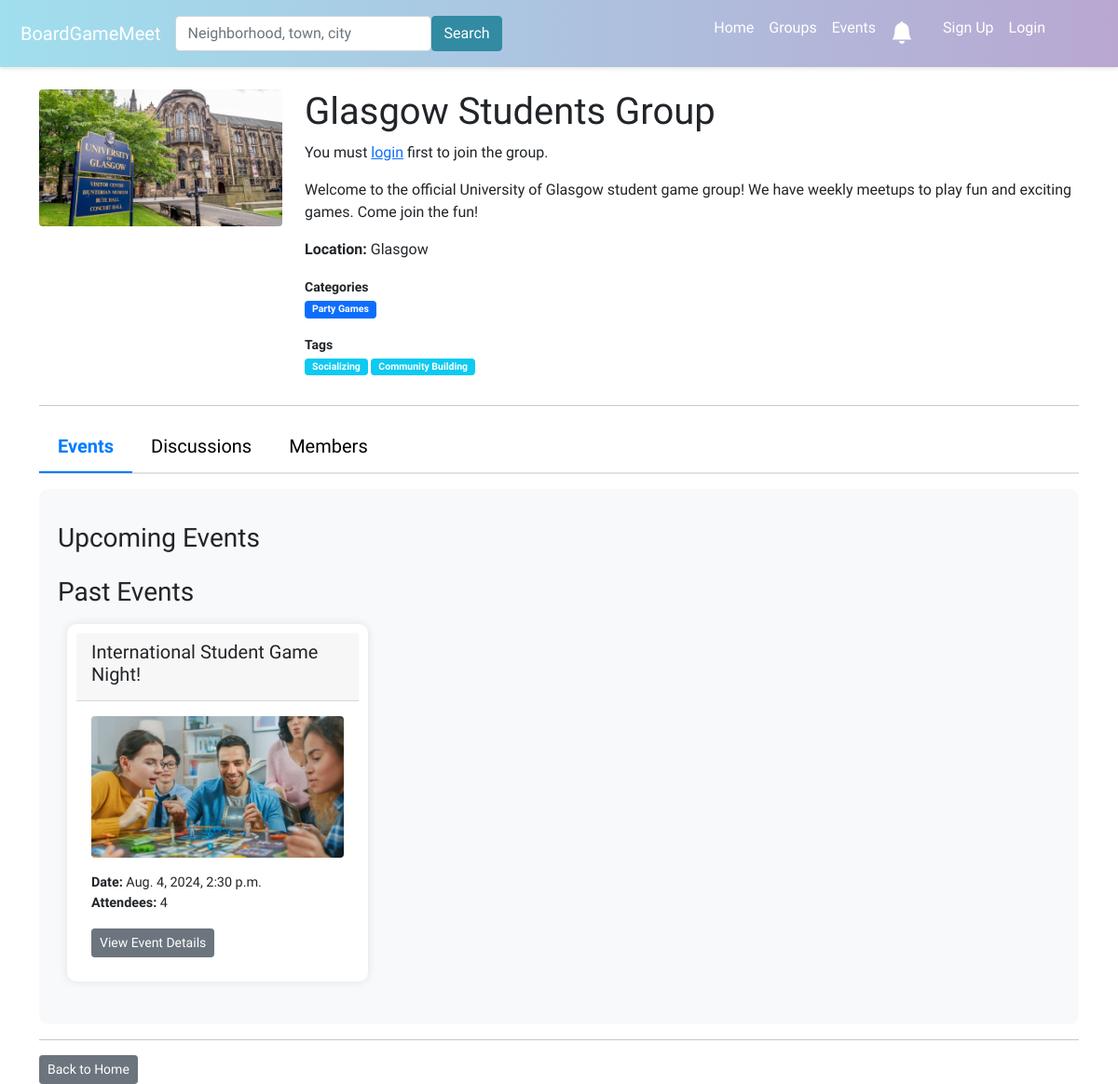
Before: /group/glasgow-students-group-7/ with the older database file.
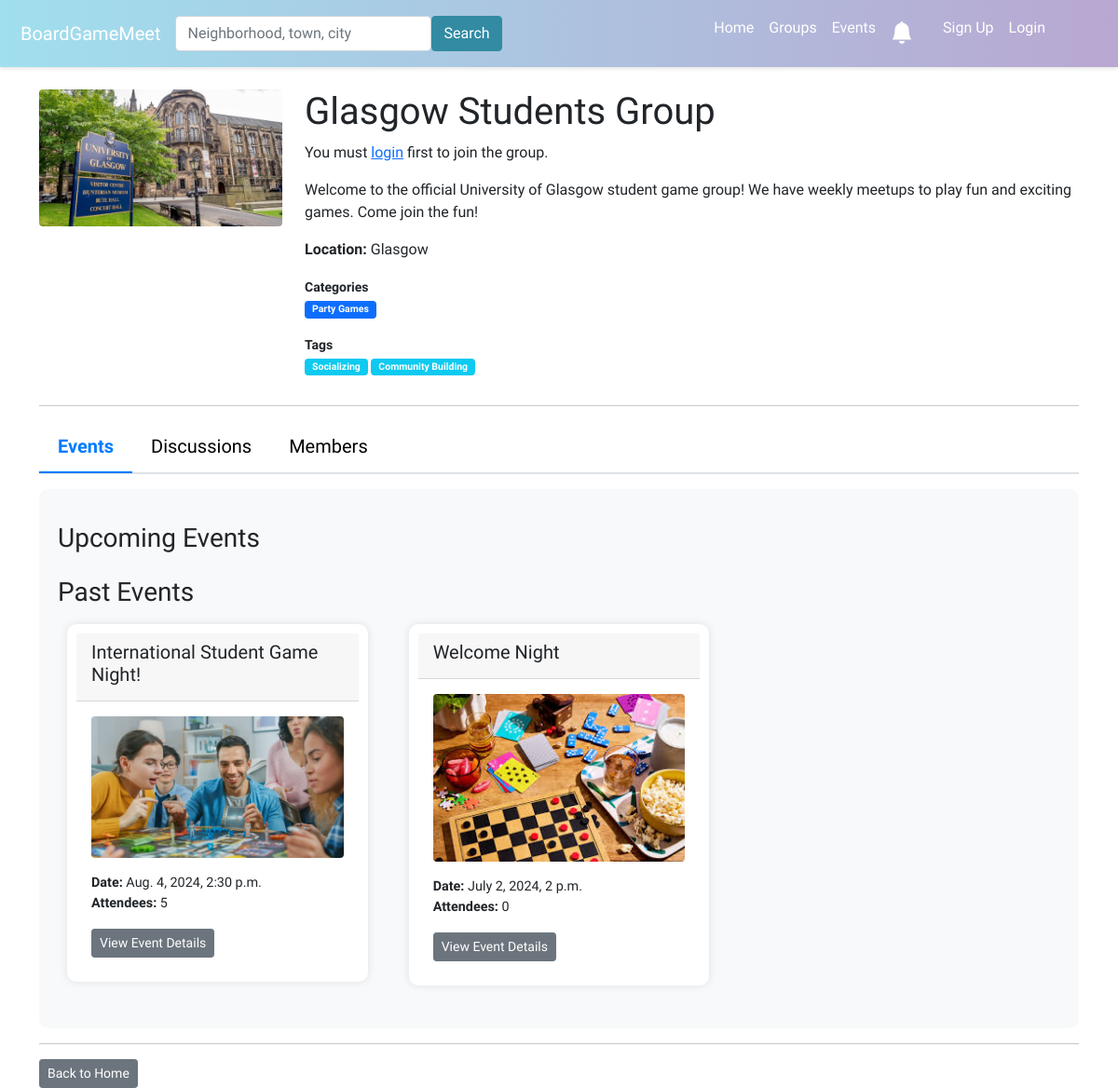
After: the same page with the newer database file.
### boardgame/models.py (models this page shows, shortened)
class Group(models.Model):
    name = models.CharField(max_length=100)
    description = models.TextField()
    members = models.ManyToManyField(User, through='GroupMembers')
    slug = models.SlugField(unique=True)
    group_image = models.ImageField(upload_to='group_images/', null=True, blank=True)
    TYPE_SELECT = (
        ('Public', 'Public'),
        ('Private', 'Private'),
    )
    group_privacy = models.CharField(max_length=10,choices=TYPE_SELECT,default='Public')
    categories = models.ManyToManyField(Category, related_name='groups', blank=True)
    tags = models.ManyToManyField(Tag, related_name='groups', blank=True)

class GroupLocation(models.Model):
    group = models.OneToOneField('Group', on_delete=models.CASCADE)
    city = models.CharField(max_length=100)
    sublocality = models.CharField(max_length=100, blank=True)  # neighborhoods or sublocalities
    state = models.CharField(max_length=100, blank=True)
    postcode = models.CharField(max_length=20, blank=True)
    country = models.CharField(max_length=100)
    latitude = models.DecimalField(max_digits=9, decimal_places=6, blank=True, null=True)
    longitude = models.DecimalField(max_digits=9, decimal_places=6, blank=True, null=True)

class Category(models.Model):
    name = models.CharField(max_length=100)

class Tag(models.Model):
    name = models.CharField(max_length=100)

class Event(models.Model):
    group = models.ForeignKey(Group, on_delete=models.CASCADE)
    title = models.CharField(max_length=100)
    description = models.TextField()
    date_time = models.DateTimeField()
    attendees = models.ManyToManyField(User, through='EventAttendance')
    event_image = models.ImageField(upload_to='event_images/', null=True, blank=True)
    categories = models.ManyToManyField(Category, related_name='events', blank=True)
    tags = models.ManyToManyField(Tag, related_name='events', blank=True)
    nominations_open = models.BooleanField(default=True)
    signups_open = models.BooleanField(default=False)
    admin_only_nominations = models.BooleanField(default=False)
    skip_nominations = models.BooleanField(default=False)

### boardgame/views.py (the view, shortened to what this page needs)
# urls.py: path('group/<slug:group_slug>/', views.group_profile, name='group_profile'),
def group_profile(request, group_slug):
    group = Group.objects.get(slug=group_slug)
    members = group.members.all()
    is_member = False
    is_admin = False
    is_moderator = False
    if request.user.is_authenticated:
        is_member = members.filter(id=request.user.id).exists()
        is_admin = GroupMembers.objects.filter(user=request.user, group=group, is_admin=True).exists()
        is_moderator = GroupMembers.objects.filter(user=request.user, group=group, is_moderator=True).exists()
    now = datetime.now()
    upcoming_events = Event.objects.filter(group=group, date_time__gte=now).order_by('date_time')
    past_events = Event.objects.filter(group=group, date_time__lt=now).order_by('-date_time')
    post_form = GroupPostForm()
    comment_form = GroupCommentForm()
    group_location = GroupLocation.objects.filter(group=group).first()
    posts = GroupPost.objects.filter(group=group).order_by('-date_added')
    context = {
        'group': group,
        'group_location': group_location,
        'is_admin': is_admin,
        'is_moderator': is_moderator,
        'upcoming_events': upcoming_events,
        'past_events': past_events,
        'members': members,
        'is_member': is_member,
        'post_form': post_form,
        'comment_form': comment_form,
        'posts': posts,
    }
    return render(request, 'boardgame/group_profile.html', context)

### boardgame/forms.py
class GroupPostForm(forms.ModelForm):
    class Meta:
        model = GroupPost
        fields = ['content']

class GroupCommentForm(forms.ModelForm):
    class Meta:
        model = GroupPostComment
        fields = ['content']

### boardgame/templatetags/custom_filters.py (called while the page is built)
@register.simple_tag
def unread_notifications_count(user):
    if user.is_authenticated:
        return Notification.objects.filter(user=user, read=False).count()
    return 0

### boardgame/templates/boardgame/group_profile.html (shortened to what this page needs)
{% extends 'boardgame/base.html' %}
{% load static %}
{% block content %}
<head>
    <link rel="stylesheet" href="{% static 'boardgame/group_profile_style.css' %}">
</head>
<div class="row">
    <div class="col-md-3">
        {% if group.group_image %}
        <img src="{{ group.group_image.url }}" class="profile-image img-fluid rounded">
        {% else %}
        <img src="{% static 'boardgame/images/group_profile_default.jpg' %}" class="profile-image img-fluid rounded">
        {% endif %}
    </div>
    <div class="col-md-9">
        <h1>{{ group.name }}</h1>
        {% if user.is_authenticated %}
        <form method="POST" action="">
            {% csrf_token %}
            {% if is_member %}
            <button type="submit" class="btn btn-danger btn-sm mb-2" name="leave">Leave Group</button>
            {% else %}
            <button type="submit" class="btn btn-primary btn-sm mb-2" name="join">Join Group</button>
            {% endif %}
            {% if is_admin or is_moderator %}
            <a href="{% url 'create_event' group.slug %}" class="btn btn-primary btn-sm mb-2">Create Event</a>
            <a href="{% url 'manage_group_dashboard' group.slug %}" class="btn btn-secondary btn-sm mb-2">Manage
                Group</a>
            {% endif %}
        </form>
        {% else %}
        <p>You must <a href="{% url 'login' %}">login</a> first to join the group.</p>
        {% endif %}
        <p>{{ group.description }}</p>
        {% if group_location %}
        <p><strong>Location:</strong> {{ group_location.city }}</p>
        {% else %}
        <p><strong>Location:</strong> Not specified</p>
        {% endif %}
        <div class="mb-1">
            <strong class="small">Categories</strong>
            <p class="small">
                {% for category in group.categories.all %}
                <a href="#" class="badge bg-primary text-decoration-none small py-1 px-2">{{ category.name }}</a>
                {% empty %}
                <span class="badge bg-secondary small py-1 px-2">No categories</span>
                {% endfor %}
            </p>
        </div>
        <div class="mb-1">
            <strong class="small">Tags</strong>
            <p class="small">
                {% for tag in group.tags.all %}
                <a href="#" class="badge bg-info text-decoration-none small py-1 px-2">{{ tag.name }}</a>
                {% empty %}
                <span class="badge bg-secondary small py-1 px-2">No tags</span>
                {% endfor %}
            </p>
        </div>
    </div>
</div>
<hr>
<ul class="nav nav-tabs" id="groupTabs" role="tablist">
    <li class="nav-item" role="presentation">
        <a class="nav-link active" id="events-tab" data-bs-toggle="tab" href="#events" role="tab" aria-controls="events"
            aria-selected="true">Events</a>
    </li>
    <li class="nav-item" role="presentation">
        <a class="nav-link" id="discussions-tab" data-bs-toggle="tab" href="#discussions" role="tab"
            aria-controls="discussions" aria-selected="false">Discussions</a>
    </li>
    <li class="nav-item" role="presentation">
        <a class="nav-link" id="members-tab" data-bs-toggle="tab" href="#members" role="tab" aria-controls="members"
            aria-selected="false">Members</a>
    </li>
</ul>
<div class="tab-content mt-3" id="groupTabsContent">
    <div class="tab-pane fade show active" id="events" role="tabpanel" aria-labelledby="events-tab">
        <h3 class="mt-3">Upcoming Events</h3>
        <h3 class="mt-3">Past Events</h3>
        <div class="row">
            {% for event in past_events %}
            <div class="col-md-4 mb-3">
                <div class="card card-custom">
                    <div class="card-header">
                        <h5>{{ event.title }}</h5>
                    </div>
                    <div class="card-body">
                        {% if event.event_image %}
                        <img src="{{ event.event_image.url }}" class="profile-image rounded mb-3"
                            style="max-width: 100%;">
                        {% else %}
                        <img src="{% static 'boardgame/images/event_image_default.jpg' %}"
                            class="profile-image rounded mb-3" style="max-width: 100%;">
                        {% endif %}
                        <p class="card-text">
                            <strong>Date:</strong> {{ event.date_time }}<br>
                            <b>Attendees:</b> {{ event.attendees.count }}
                        </p>
                        <a href="{% url 'event_details' event.id %}" class="btn btn-secondary btn-sm">View Event
                            Details</a>
                    </div>
                </div>
            </div>
            {% endfor %}
        </div>
    </div>
</div>
<hr>
<div class="mt-3">
    <a href="{% url 'home' %}" class="btn btn-secondary btn-sm">Back to Home</a>
</div>
{% endblock %}

### boardgame/templates/boardgame/base.html (shortened to what this page needs)
{% load static %}
<!doctype html>
<html lang="en">
<head>
  <link rel="stylesheet" href="{% static 'boardgame/style.css' %}">
  <link rel="stylesheet" href="https://cdnjs.cloudflare.com/ajax/libs/normalize/8.0.1/normalize.min.css">
  <link rel="stylesheet" href="https://cdn.jsdelivr.net/npm/bootstrap-icons@1.10.5/font/bootstrap-icons.css">
  <link href="https://cdn.jsdelivr.net/npm/bootstrap@5.0.2/dist/css/bootstrap.min.css" rel="stylesheet">
</head>
<body>
  {% include 'boardgame/navbar.html' %}
  <div class="container-lg">
    {% block content %}{% endblock %}
  </div>
  <link rel="stylesheet" href="https://ajax.googleapis.com/ajax/libs/jqueryui/1.12.1/themes/smoothness/jquery-ui.css">
</body>
</html>

### boardgame/templates/boardgame/navbar.html (shortened to what this page needs)
{% load static %}
{% load custom_filters %}
<nav class="navbar navbar-expand-lg navbar-dark" style="background: linear-gradient(to right, #a0dfee, #b9a7d1); box-shadow: 0 2px 4px rgba(0, 0, 0, 0.1); padding: 10px;">
  <div class="container-fluid">
    <a class="navbar-brand" href="{% url 'home' %}">BoardGameMeet</a>
    <div class="collapse navbar-collapse" id="navbarSupportedContent">
      <form class="d-flex me-auto mb-2 mb-lg-0" method="POST" action="{% url 'search' %}">
        <input class="form-control custom-search-bar" type="search" placeholder="Neighborhood, town, city" aria-label="Search" name="searched">
        <button class="btn" type="submit" style="background-color: #328ba3; border-color: #328ba3; color: #ffffff;">Search</button>
      </form>
      <ul class="navbar-nav me-5 mb-2 mb-lg-0">
        <li class="nav-item">
          <a class="nav-link" href="{% url 'home' %}" style="color: white;">Home</a>
        </li>
        <li class="nav-item">
          <a class="nav-link" href="{% url 'groups' %}" style="color: white;">Groups</a>
        </li>
        <li class="nav-item">
          <a class="nav-link" href="{% url 'events' %}" style="color: white;">Events</a>
        </li>
        <li class="nav-item">
          <a class="nav-link position-relative" href="{% url 'notifications' %}" style="color: white;">
            <i class="bi bi-bell-fill" style="font-size: 1.5rem; padding-right: 1rem; position: relative;"></i>
          </a>
        </li>
        {% if user.is_authenticated %}
        <li class="nav-item dropdown d-flex align-items-center">
          <a class="nav-link dropdown-toggle d-flex align-items-center" href="#" id="navbarDropdown" role="button" data-bs-toggle="dropdown" aria-expanded="false" style="color: white;">
            <img src="{% if user.userprofile.picture %}{{ user.userprofile.picture.url }}{% else %}{% static 'boardgame/images/default_profile.jpg' %}{% endif %}" class="rounded-circle me-2" style="width: 30px; height: 30px; object-fit: cover;">
            Profile
          </a>
          <ul class="dropdown-menu" aria-labelledby="navbarDropdown">
            <li><a class="dropdown-item" href="{% url 'user_profile' request.user.id %}">View Profile</a></li>
            <li><a class="dropdown-item" href="{% url 'profile_edit' %}">Edit Profile</a></li>
            <li><hr class="dropdown-divider"></li>
            <li><a class="dropdown-item" href="{% url 'logout' %}">Logout</a></li>
          </ul>
        </li>
        {% else %}
        <li class="nav-item">
          <a class="nav-link" href="{% url 'register' %}" style="color: white;">Sign Up</a>
        </li>
        <li class="nav-item">
          <a class="nav-link" href="{% url 'login' %}" style="color: white;">Login</a>
        </li>
        {% endif %}
      </ul>
    </div>
  </div>
</nav>

### boardgame/static/boardgame/style.css (style rules this page uses)
.profile-image { max-width: 300px; max-height: 200px; width: auto; height: auto; }
.card { padding: 10px; margin: 10px; }
.card-body p { font-size: 0.9rem; }
.btn-sm { font-size: 0.8rem; padding: 5px 10px; }
.navbar .form-control.custom-search-bar { width: 275px; }

### boardgame/static/boardgame/group_profile_style.css (style rules this page uses)
.nav-tabs { border-bottom: 2px solid #dee2e6; }
.nav-tabs .nav-link { color: #000; font-size: 1.25rem; padding: 0.75rem 1.25rem; border: none; }
.nav-tabs .nav-link.active { color: #007bff; border-bottom: 2px solid #007bff; font-weight: bold; }
.tab-content { background-color: #f8f9fa; padding: 20px; border-radius: 10px; }
.card-custom { border: none; box-shadow: 0 0 10px rgba(0, 0, 0, 0.1); border-radius: 10px; }

### boardgame/templates/boardgame/base.html (style rules this page uses)
body { font-family: 'Varela Round', sans-serif; }
.navbar-nav li { list-style: none !important; font-size: 1rem; }

Changed rows visible on the page:
changed Event "International Student Game Night!": attendees.count "4" → "5"
added Event: title "Welcome Night", date_time "July 2, 2024, 2 p.m.", attendees.count "0"
